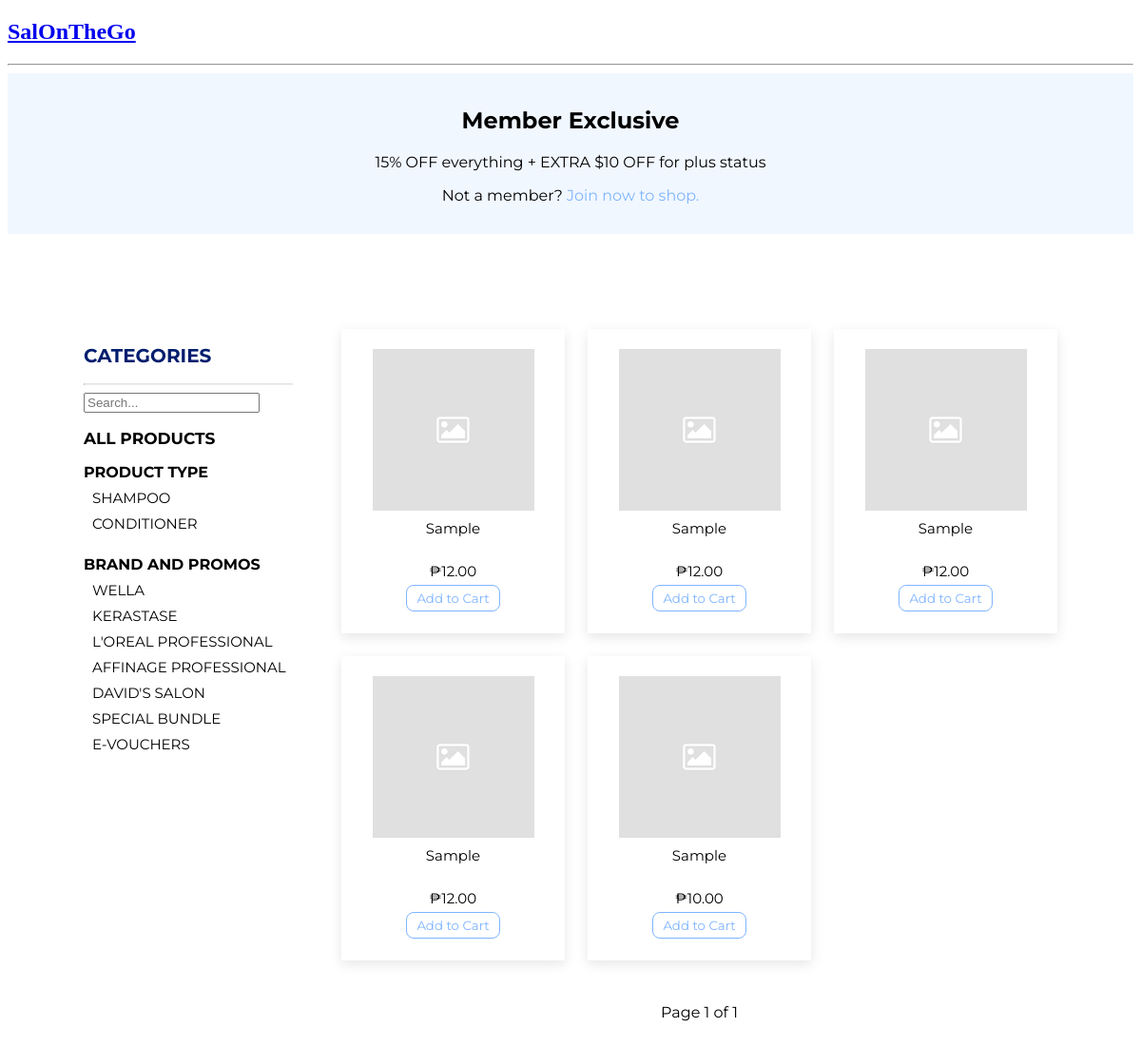
The app's page /shop/?q=Shampoo with its own data.
### base/models.py (models this page shows, shortened)
class ProductType(models.Model):
    ProdType_Name = models.CharField(max_length=200, verbose_name="Product Type", unique=True)

class Category(models.Model):
    Cat_Name = models.CharField(max_length=200, unique=True)
    class Meta:
        verbose_name = 'category'
        verbose_name_plural = 'categories'

class otcProduct(models.Model):
    Prod_Name = models.CharField(max_length=200, verbose_name="Product Name")
    ProdType_Name = models.ForeignKey(ProductType, on_delete=models.SET_NULL, null=True, blank=False, verbose_name="Product Type")
    Cat_Name = models.ForeignKey(Category, on_delete=models.SET_NULL, null=True, blank=False, verbose_name="Category")
    Prod_Desc = models.TextField(max_length=200, null=True, blank=True, verbose_name="Description")
    Prod_stockQty = models.IntegerField(verbose_name="Stock Quantity")
    Prod_Price = models.DecimalField(decimal_places=2, max_digits=6, verbose_name="Price")
    Prod_Image = models.ImageField(default="placeholder-image.png", upload_to="product_images", null=True, verbose_name="Product Image")
    is_active = models.BooleanField(default=True, verbose_name="Status")
    objects = models.Manager() #For All Records
    active_objects = IsActiveManager() #For Active Records Only
    date_created = models.DateTimeField(default=timezone.now)
    class Meta:
        verbose_name = 'Over-the-Counter Product'

### base/views.py (the view)
# urls.py: path('shop/', views.shop, name="shop"),
def shop(request):
    q = request.GET.get('q') if request.GET.get('q') != None else ''
    products = otcProduct.active_objects.filter(
        Q(ProdType_Name__ProdType_Name__icontains=q) |
        Q(Cat_Name__Cat_Name__icontains=q) |
        Q(Prod_Name__icontains=q)
    ).order_by('-date_created')
    prod_type = ProductType.objects.all()
    categories = Category.objects.all()
    paginator = Paginator(products, 9)
    page_number = request.GET.get('page')
    page_prod = paginator.get_page(page_number)
    context= {'prod_type': prod_type, 'categories': categories, 'products': products, 'page_prod': page_prod}
    return render(request, 'base/otc-products/shop.html', context)

### base/models.py (called while the page is built)
    def get_queryset(self):
        return super(IsActiveManager, self).get_queryset().filter(is_active=True)

### base/templates/base/otc-products/shop.html (shortened to what this page needs)
{% extends 'main_shop.html' %}
{% block content %}
<div class="discount-header">
    <h2>Member Exclusive</h2>
    <p>15% OFF everything + EXTRA $10 OFF for plus status</p>
    <p>Not a member? <a href="#">Join now to shop.</a></p>
</div>
<div class="shop-wrapper">
    <div class="shop-container">
        <div class="category-container">
            <h2>Categories</h2>
            <hr>
            <div class="search">
                <form method="GET" action="{% url 'shop' %}">
                    <input type="text" name="q" placeholder="Search...">
                </form>
            </div>
            <div class="cat-links-container">
                <a href="{% url 'shop' %}"><h3 id="all-products">All Products</h3></a>
                <div class="prod-type-container">
                    <h3>Product Type</h3>
                    {% for producttype in prod_type %}
                    <div>
                        <a class="cat-links" href="{% url 'shop' %}?q={{producttype.ProdType_Name}}">{{producttype.ProdType_Name}}</a>
                    </div>
                    {% endfor %}
                </div>
                <div class="brand-promo-container">
                    <h3>Brand and Promos</h3>
                    {% for category in categories %}
                    <div>
                        <a class="cat-links" href="{% url 'shop' %}?q={{category.Cat_Name}}">{{category.Cat_Name}}</a>
                    </div>
                    {% endfor %}
                </div>
            </div>
        </div>
        <div class="prod-grid">
                {% for product in page_prod %}
                <div class="indiv-prod-grid">
                    <div class="shop-images">
                        <a href="/shop/{{product.id}}">{% if product.Prod_Image %}<img src="{{product.Prod_Image.url}}" />{% endif %}</a>
                    </div>
                    <div class="shop-prodname">
                        <a href="/shop/{{product.id}}">{{product.Prod_Name}}</a>
                    </div>
                    <div class="shop-price">
                        <label id="price">{{product.Prod_Price|floatformat:2}} </label>
                    </div>
                    <div class="shop-cart-btn">
                        <button type="submit" value="Submit">Add to Cart</button>
                    </div>
                </div>
                    {% empty %}
                        <label>No results found.</label>
                {% endfor %}
        </div>
        <div>
        </div>
        <div class="pagination">
            <span class="step-links">
                <span class="current">
                    Page {{ page_prod.number }} of {{ page_prod.paginator.num_pages }}
                </span>
            </span>
        </div>
    </div>
</div>
{% endblock content %}

### static/css/shop.css (style rules this page uses)
body { background-color: #ffffff; }
.discount-header { font-family: 'Montserrat', sans-serif; background-color: #7fb4ff1c; text-align: center; padding: 15px 0; margin-bottom: 100px; }
.discount-header a { color: #7FB5FF; text-decoration: none; }
.shop-wrapper { font-family: 'Montserrat', sans-serif; margin: 0 auto 100px; width: 100%; max-width: 1024px; }
.shop-container { display: grid; grid-template-columns: 1fr 3fr; column-gap: 20px; }
.category-container { max-width: 220px; }
.category-container h2 { font-size: 20px; color:#001D6E; text-transform: uppercase; }
.category-container hr { border-top: 0.5px solid rgb(228, 228, 228); }
.cat-links-container a { font-size: 15px; color: black; text-decoration: none; margin-bottom: 8px; }
.cat-links-container h3 { font-size: 16px; color: black; text-decoration: none; text-transform: uppercase; margin-bottom: 8px; }
#all-products { font-size: 17px; }
.cat-links { display: inline-block; position: relative; color: black; text-decoration: none; text-transform: uppercase; }
.cat-links:after { content: ''; position: absolute; width: 100%; transform: scaleX(0); height: 1px; bottom: 0; left: 0; background-color: #001D6E; transform-origin: bottom right; transition: transform 0.25s ease-out; }
.prod-type-container a { margin-left: 9px; }
.brand-promo-container a { margin-left: 9px; }
.prod-grid { display: grid; grid-template-columns: repeat(3, 1fr); grid-auto-rows: 320px; grid-gap: 1.5rem; grid-auto-flow: row; }
.indiv-prod-grid { background: white; text-align: center; justify-content: center; align-items: center; transition: all .1s ease-in-out; border: solid 1px white; box-shadow: rgba(0, 0, 0, 0.1) 0px 4px 12px; }
.shop-images img { margin-top: 20px; margin-bottom: 5px; width: 170px; height: 170px; object-fit: cover; }
.shop-prodname { height: 40px; width: 170px; margin: 0 auto 5px; }
.shop-prodname a { font-size: 15px; color: black; text-decoration: none; }
.shop-price { font-size: 15px; margin-bottom: 5px; }
#price::before { content: '₱'; }
.shop-cart-btn { font-size: 14px; font-weight: 500; }
.shop-cart-btn button { font-family: 'Montserrat', sans-serif; color: #7FB5FF; background-color: transparent; border: 1.5px solid #7FB5FF; padding: 5px 10px; border-radius: 8px; cursor: pointer; }
.pagination { margin-top: 45px; text-align: center; }

### static/css/shop_indiv_product.css (style rules this page uses)
#price::before { content: '₱'; }

### records on screen
ProductType: ProdType_Name "SHAMPOO"
ProductType: ProdType_Name "CONDITIONER"
Category: Cat_Name "WELLA"
Category: Cat_Name "KERASTASE"
Category: Cat_Name "L'OREAL PROFESSIONAL"
Category: Cat_Name "AFFINAGE PROFESSIONAL"
Category: Cat_Name "DAVID'S SALON"
Category: Cat_Name "SPECIAL BUNDLE"
Category: Cat_Name "E-VOUCHERS"
otcProduct: Prod_Image (placeholder picture), Prod_Name "Sample", Prod_Price "12.00"
otcProduct: Prod_Image (placeholder picture), Prod_Name "Sample", Prod_Price "12.00"
otcProduct: Prod_Image (placeholder picture), Prod_Name "Sample", Prod_Price "12.00"
otcProduct: Prod_Image (placeholder picture), Prod_Name "Sample", Prod_Price "12.00"
otcProduct: Prod_Image (placeholder picture), Prod_Name "Sample", Prod_Price "10.00"

### other values on screen
{{ page_prod.number }} "1"
{{ page_prod.paginator.num_pages }} "1"
